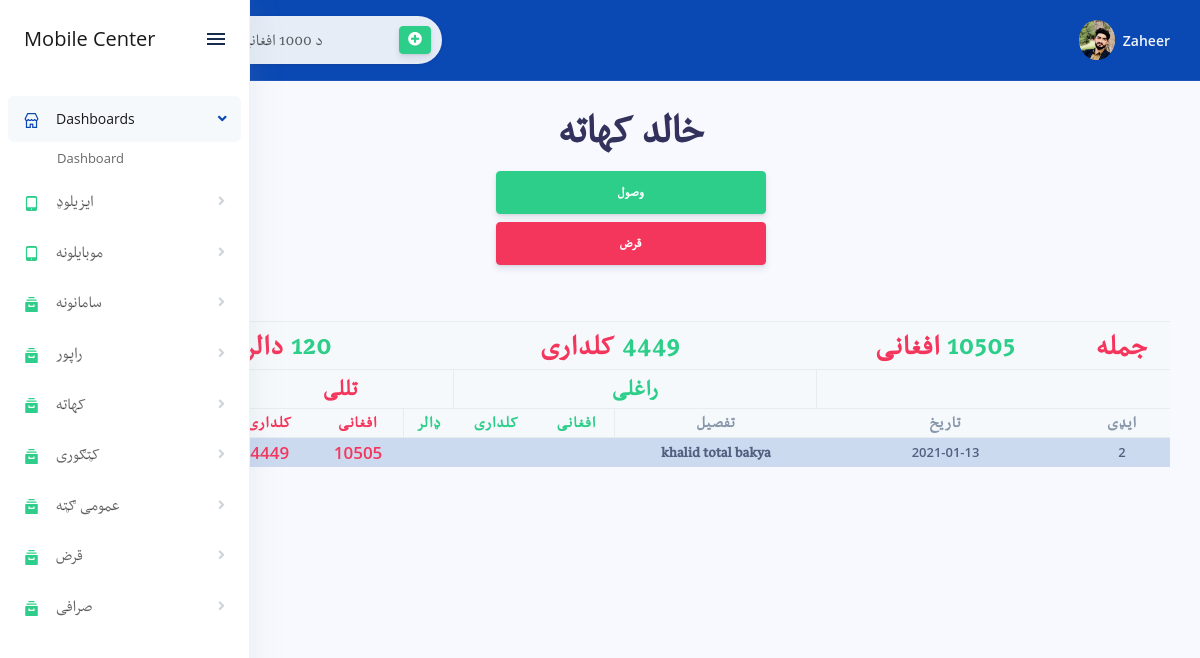
Screenshot of /loan.php?categoryID=2 (signed in) with the database file from the repository.
### tables this page shows
CREATE TABLE `loan_categories` (
  `cat_id` int(11) NOT NULL,
  `cat_name` varchar(255) NOT NULL
);

CREATE TABLE `loan` (
  `loan_id` int(11) NOT NULL,
  `loan_date` date NOT NULL,
  `loan_des` varchar(255) DEFAULT NULL,
  `loan_status` varchar(50) DEFAULT NULL,
  `loan_Iprice_af` double DEFAULT NULL,
  `loan_Iprice_rs` double DEFAULT NULL,
  `loan_Iprice_dollar` double DEFAULT NULL,
  `loan_Oprice_af` double DEFAULT NULL,
  `loan_Oprice_rs` double DEFAULT NULL,
  `loan_Oprice_dollar` double DEFAULT NULL,
  `loan_category` varchar(100) DEFAULT NULL
);

### loan.php (the view, shortened to what this page needs)
<?php include "config/connectoin.php"?>
<?php include "includes/header.php";?>
<?php include "includes/sidenav.php";?>
        <div class="main-content" id="panel">
            <?php include "includes/topnav.php";?>
    <div class="container-fluid mt-3">
    <?php
if (isset($_GET['categoryID'])) {
    $theCatID = $_GET['categoryID'];
    $query = "SELECT * FROM loan_categories WHERE cat_id = '$theCatID'";
    $selectCategories = mysqli_query($connection, $query);
    while ($rows = mysqli_fetch_assoc($selectCategories)) {
        $catId = $rows['cat_id'];
        $catName = $rows['cat_name'];
    }
}
?>
<h1 class="display-2 pashtofont text-center"><?=$catName?> کهاته </h1>
<h2 class="text-center"><a href="loan.php?categoryID=<?=$theCatID?>&wasol=1"  class="btn btn-success  btn-large pashtofont d-inline-block w-25">وصول</a>
</h2>
<h2 class="text-center"><a href="loan.php?categoryID=<?=$theCatID?>&karz=2" class="btn btn-danger btn-large pashtofont d-inline-block w-25">قرض</a>
</h2>
        <div class="row">
            <div class="col-xl-12" dir="rtl">
<?php
$query = "SELECT SUM(loan_Iprice_af) as RtotalAF,SUM(loan_Iprice_rs) as RtotalRS,SUM(loan_Iprice_dollar) as RtotalDollar,SUM(loan_Oprice_af) as TtotalAF,SUM(loan_Oprice_rs) as TtotalRS,SUM(loan_Oprice_dollar) as TtotalDollar FROM loan WHERE loan_category = '$catName'";
$grandTotalAF = null;
$grandTotalRS = null;
$grandTotalDollar = null;
$querySumAF = mysqli_query($connection, $query);
while ($rows = mysqli_fetch_assoc($querySumAF)) {
    $raf = $rows['RtotalAF'];
    $rrs = $rows['RtotalRS'];
    $rd = $rows['RtotalDollar'];
    $taf = $rows['TtotalAF'];
    $trs = $rows['TtotalRS'];
    $td = $rows['TtotalDollar'];
    $grandTotalAF = $taf - $raf;
    $grandTotalRS = $trs - $rrs;
    $grandTotalDollar = $td - $rd;
}
?>
 <div class="table-responsive mt-5">
              <table class="table align-items-center table-condensed table-flush table-bordered table-striped table-primary" id="">
                <thead class="thead-light">
<tr class="text-center pashtofont text-success">
<th style="font-size:30px;" class="text-danger"> جمله  </th>
<th style="font-size:30px;" colspan="" ><span class="text-success"><?=$grandTotalAF?></span><span class="text-danger">  افغانی</span> </th>
<th style="font-size:30px;" colspan="4"><span class="text-success"><?=$grandTotalRS?></span><span class="text-danger">  کلداری</span></th>
<th style="font-size:30px;" colspan="3" ><span class="text-success"><?=$grandTotalDollar?></span><span class="text-danger">  دالر</span></th>
</tr>
<tr class="text-center pashtofont text-success">
<th></th>
<th></th>
<th colspan="3" style="font-size:24px;" class="text-success border-left border-right">راغلی</th>
<th colspan="3" style="font-size:24px;" class="text-danger border-left">تللی</th>
</tr>
<tr class="pashtofont text-center">
<th style="font-size:17px;">ایډی</th>
<th style="font-size:17px;">تاریخ</th>
<th style="font-size:17px">تفصیل</th>
<th style="font-size:17px" class="text-success border-right">افغانی</th>
<th style="font-size:17px" class="text-success">کلداری</th>
<th style="font-size:17px" class="text-success border-left">ډالر</th>
<th style="font-size:17px" class="text-danger">افغانی</th>
<th style="font-size:17px" class="text-danger">کلداری</th>
<th style="font-size:17px" class="text-danger border-left">ډالر</th>
</tr>
</thead>
<tbody class="list">
<?php
$query = "SELECT * FROM loan WHERE loan_category = '$catName' ORDER BY loan_id DESC";
$displayIncome = mysqli_query($connection, $query);
while ($rows = mysqli_fetch_assoc($displayIncome)) {
    $incomeID = $rows['loan_id'];
    $incomeDate = $rows['loan_date'];
    $incomeDes = $rows['loan_des'];
    $incomeIAF = $rows['loan_Iprice_af'];
    $incomeIRS = $rows['loan_Iprice_rs'];
    $incomeIDollor = $rows['loan_Iprice_dollar'];
    $incomeOAF = $rows['loan_Oprice_af'];
    $incomeORS = $rows['loan_Oprice_rs'];
    $incomeODollor = $rows['loan_Oprice_dollar'];
    ?>
         <tr style="" class='text-center font-weight-600 '>
         <td><?=$incomeID?></td>
        <td><?=$incomeDate?></td>
            <td class="pashtofont" style="font-size:17px"><?=$incomeDes?></td>
        <td style="font-size:17px"><?=$incomeIAF?></td>
<td style="font-size:17px"><?=$incomeIRS?></td>
<td style="font-size:17px"><?=$incomeIDollor?></td>
<td class="text-danger " style="font-size:17px"><?=$incomeOAF?></td>
<td class="text-danger " style="font-size:17px"><?=$incomeORS?></td>
<td class="text-danger " style="font-size:17px"><?=$incomeODollor?></td>
<td>
<a href="loan.php?editId=<?=$incomeID?>&categoryID=<?=$catId?>" class="btn btn-primary btn-sm">Edit</a>
</td>
        </tr>
<?php }?>
        </tbody>
    </table>
</div>
                </div>
</div>
</div>
</div>
                <?php include "includes/footer.php";?>

### css/mystyle.css (style rules this page uses)
.pashtofont { font-family: 'MyPashtoFont'; }

### includes/header.php (style rules this page uses)
body { overflow-x:hidden; }

### rows the page displays
loan_categories: cat_name "خالد"
loan: loan_id "2", loan_date "2021-01-13", loan_des "khalid total bakya", loan_Oprice_af "10505", loan_Oprice_rs "4449"

### other values shown
$_SESSION['username'] "Zaheer"
$grandTotalAF "10505"
$grandTotalRS "4449"
$grandTotalDollar "120"
